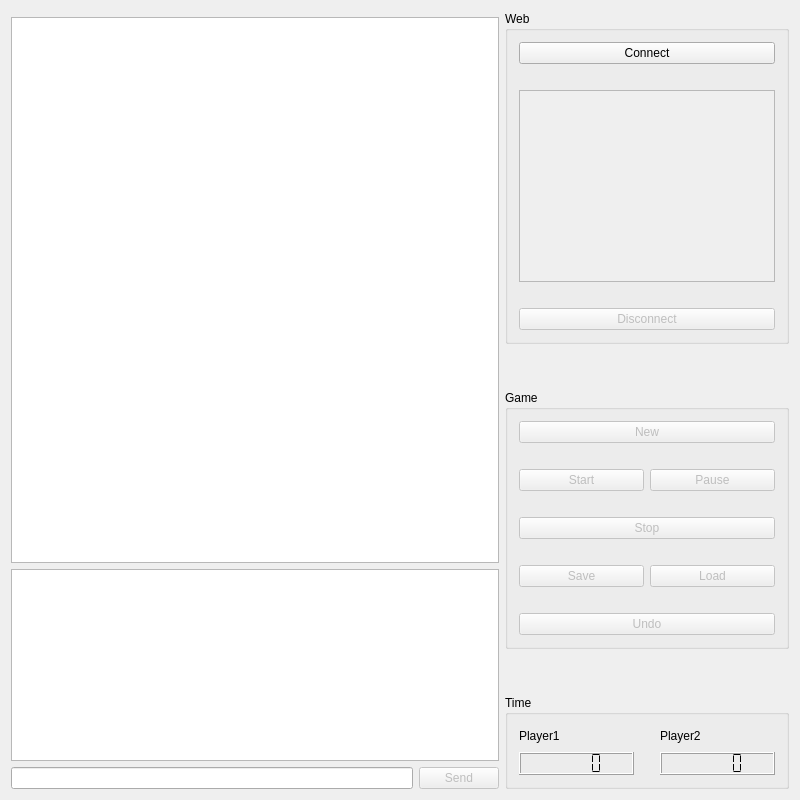
<?xml version="1.0" encoding="UTF-8"?>
<ui version="4.0">
 <class>MainWindow</class>
 <widget class="QMainWindow" name="MainWindow">
  <property name="geometry">
   <rect>
    <x>0</x>
    <y>0</y>
    <width>800</width>
    <height>800</height>
   </rect>
  </property>
  <property name="windowTitle">
   <string>Gomoku</string>
  </property>
  <property name="windowIcon">
   <iconset resource="res.qrc">
    <normaloff>:/res/gomoku.png</normaloff>:/res/gomoku.png</iconset>
  </property>
  <widget class="QWidget" name="centralWidget">
   <layout class="QGridLayout" name="gridLayout_2">
    <item row="0" column="2" rowspan="2">
     <layout class="QVBoxLayout" name="verticalLayout_3">
      <item>
       <widget class="QGroupBox" name="webBox">
        <property name="title">
         <string>Web</string>
        </property>
        <layout class="QVBoxLayout" name="verticalLayout">
         <item>
          <widget class="QPushButton" name="connectButton">
           <property name="text">
            <string>Connect</string>
           </property>
          </widget>
         </item>
         <item>
          <spacer name="verticalSpacer_9">
           <property name="orientation">
            <enum>Qt::Vertical</enum>
           </property>
           <property name="sizeType">
            <enum>QSizePolicy::Preferred</enum>
           </property>
           <property name="sizeHint" stdset="0">
            <size>
             <width>20</width>
             <height>20</height>
            </size>
           </property>
          </spacer>
         </item>
         <item>
          <widget class="QListWidget" name="playerList">
           <property name="enabled">
            <bool>false</bool>
           </property>
           <property name="sizePolicy">
            <sizepolicy hsizetype="Preferred" vsizetype="Expanding">
             <horstretch>0</horstretch>
             <verstretch>0</verstretch>
            </sizepolicy>
           </property>
          </widget>
         </item>
         <item>
          <spacer name="verticalSpacer_2">
           <property name="orientation">
            <enum>Qt::Vertical</enum>
           </property>
           <property name="sizeType">
            <enum>QSizePolicy::Preferred</enum>
           </property>
           <property name="sizeHint" stdset="0">
            <size>
             <width>20</width>
             <height>20</height>
            </size>
           </property>
          </spacer>
         </item>
         <item>
          <widget class="QPushButton" name="disconnectButton">
           <property name="enabled">
            <bool>false</bool>
           </property>
           <property name="text">
            <string>Disconnect</string>
           </property>
          </widget>
         </item>
        </layout>
       </widget>
      </item>
      <item>
       <spacer name="verticalSpacer_10">
        <property name="orientation">
         <enum>Qt::Vertical</enum>
        </property>
        <property name="sizeType">
         <enum>QSizePolicy::Expanding</enum>
        </property>
        <property name="sizeHint" stdset="0">
         <size>
          <width>20</width>
          <height>40</height>
         </size>
        </property>
       </spacer>
      </item>
      <item>
       <widget class="QGroupBox" name="gameBox">
        <property name="title">
         <string>Game</string>
        </property>
        <layout class="QVBoxLayout" name="verticalLayout_2">
         <item>
          <widget class="QPushButton" name="newButton">
           <property name="enabled">
            <bool>false</bool>
           </property>
           <property name="text">
            <string>New</string>
           </property>
          </widget>
         </item>
         <item>
          <spacer name="verticalSpacer_4">
           <property name="orientation">
            <enum>Qt::Vertical</enum>
           </property>
           <property name="sizeType">
            <enum>QSizePolicy::Preferred</enum>
           </property>
           <property name="sizeHint" stdset="0">
            <size>
             <width>20</width>
             <height>20</height>
            </size>
           </property>
          </spacer>
         </item>
         <item>
          <layout class="QHBoxLayout" name="horizontalLayout">
           <item>
            <widget class="QPushButton" name="startButton">
             <property name="enabled">
              <bool>false</bool>
             </property>
             <property name="text">
              <string>Start</string>
             </property>
            </widget>
           </item>
           <item>
            <widget class="QPushButton" name="pauseButton">
             <property name="enabled">
              <bool>false</bool>
             </property>
             <property name="text">
              <string>Pause</string>
             </property>
            </widget>
           </item>
          </layout>
         </item>
         <item>
          <spacer name="verticalSpacer_6">
           <property name="orientation">
            <enum>Qt::Vertical</enum>
           </property>
           <property name="sizeType">
            <enum>QSizePolicy::Preferred</enum>
           </property>
           <property name="sizeHint" stdset="0">
            <size>
             <width>20</width>
             <height>20</height>
            </size>
           </property>
          </spacer>
         </item>
         <item>
          <widget class="QPushButton" name="stopButton">
           <property name="enabled">
            <bool>false</bool>
           </property>
           <property name="text">
            <string>Stop</string>
           </property>
          </widget>
         </item>
         <item>
          <spacer name="verticalSpacer_5">
           <property name="orientation">
            <enum>Qt::Vertical</enum>
           </property>
           <property name="sizeType">
            <enum>QSizePolicy::Preferred</enum>
           </property>
           <property name="sizeHint" stdset="0">
            <size>
             <width>20</width>
             <height>20</height>
            </size>
           </property>
          </spacer>
         </item>
         <item>
          <layout class="QHBoxLayout" name="horizontalLayout_2">
           <item>
            <widget class="QPushButton" name="saveButton">
             <property name="enabled">
              <bool>false</bool>
             </property>
             <property name="text">
              <string>Save</string>
             </property>
            </widget>
           </item>
           <item>
            <widget class="QPushButton" name="loadButton">
             <property name="enabled">
              <bool>false</bool>
             </property>
             <property name="text">
              <string>Load</string>
             </property>
            </widget>
           </item>
          </layout>
         </item>
         <item>
          <spacer name="verticalSpacer_7">
           <property name="orientation">
            <enum>Qt::Vertical</enum>
           </property>
           <property name="sizeType">
            <enum>QSizePolicy::Preferred</enum>
           </property>
           <property name="sizeHint" stdset="0">
            <size>
             <width>20</width>
             <height>20</height>
            </size>
           </property>
          </spacer>
         </item>
         <item>
          <widget class="QPushButton" name="undoButton">
           <property name="enabled">
            <bool>false</bool>
           </property>
           <property name="text">
            <string>Undo</string>
           </property>
          </widget>
         </item>
        </layout>
       </widget>
      </item>
      <item>
       <spacer name="verticalSpacer">
        <property name="orientation">
         <enum>Qt::Vertical</enum>
        </property>
        <property name="sizeType">
         <enum>QSizePolicy::Expanding</enum>
        </property>
        <property name="sizeHint" stdset="0">
         <size>
          <width>20</width>
          <height>40</height>
         </size>
        </property>
       </spacer>
      </item>
      <item>
       <widget class="QGroupBox" name="timeBox">
        <property name="title">
         <string>Time</string>
        </property>
        <layout class="QGridLayout" name="gridLayout">
         <item row="1" column="0">
          <widget class="QLCDNumber" name="player1Time">
           <property name="sizePolicy">
            <sizepolicy hsizetype="Minimum" vsizetype="Minimum">
             <horstretch>0</horstretch>
             <verstretch>0</verstretch>
            </sizepolicy>
           </property>
           <property name="segmentStyle">
            <enum>QLCDNumber::Flat</enum>
           </property>
          </widget>
         </item>
         <item row="1" column="2">
          <widget class="QLCDNumber" name="player2Time">
           <property name="sizePolicy">
            <sizepolicy hsizetype="Minimum" vsizetype="Minimum">
             <horstretch>0</horstretch>
             <verstretch>0</verstretch>
            </sizepolicy>
           </property>
           <property name="segmentStyle">
            <enum>QLCDNumber::Flat</enum>
           </property>
          </widget>
         </item>
         <item row="0" column="0">
          <widget class="QLabel" name="label">
           <property name="sizePolicy">
            <sizepolicy hsizetype="Minimum" vsizetype="Preferred">
             <horstretch>0</horstretch>
             <verstretch>0</verstretch>
            </sizepolicy>
           </property>
           <property name="text">
            <string>Player1</string>
           </property>
          </widget>
         </item>
         <item row="0" column="1">
          <spacer name="horizontalSpacer">
           <property name="orientation">
            <enum>Qt::Horizontal</enum>
           </property>
           <property name="sizeType">
            <enum>QSizePolicy::Preferred</enum>
           </property>
           <property name="sizeHint" stdset="0">
            <size>
             <width>20</width>
             <height>20</height>
            </size>
           </property>
          </spacer>
         </item>
         <item row="1" column="1">
          <spacer name="horizontalSpacer_2">
           <property name="orientation">
            <enum>Qt::Horizontal</enum>
           </property>
           <property name="sizeType">
            <enum>QSizePolicy::Preferred</enum>
           </property>
           <property name="sizeHint" stdset="0">
            <size>
             <width>20</width>
             <height>20</height>
            </size>
           </property>
          </spacer>
         </item>
         <item row="0" column="2">
          <widget class="QLabel" name="label_2">
           <property name="sizePolicy">
            <sizepolicy hsizetype="Minimum" vsizetype="Preferred">
             <horstretch>0</horstretch>
             <verstretch>0</verstretch>
            </sizepolicy>
           </property>
           <property name="text">
            <string>Player2</string>
           </property>
          </widget>
         </item>
        </layout>
       </widget>
      </item>
     </layout>
    </item>
    <item row="1" column="1">
     <layout class="QVBoxLayout" name="verticalLayout_4">
      <item>
       <widget class="GameView" name="gameView"/>
      </item>
      <item>
       <widget class="QTextEdit" name="chatBrowser">
        <property name="sizePolicy">
         <sizepolicy hsizetype="Expanding" vsizetype="Preferred">
          <horstretch>0</horstretch>
          <verstretch>0</verstretch>
         </sizepolicy>
        </property>
        <property name="readOnly">
         <bool>true</bool>
        </property>
       </widget>
      </item>
      <item>
       <layout class="QHBoxLayout" name="horizontalLayout_3">
        <item>
         <widget class="QLineEdit" name="chatEdit"/>
        </item>
        <item>
         <widget class="QPushButton" name="sendButton">
          <property name="enabled">
           <bool>false</bool>
          </property>
          <property name="text">
           <string>Send</string>
          </property>
         </widget>
        </item>
       </layout>
      </item>
     </layout>
    </item>
   </layout>
  </widget>
 </widget>
 <layoutdefault spacing="6" margin="11"/>
 <customwidgets>
  <customwidget>
   <class>GameView</class>
   <extends>QGraphicsView</extends>
   <header>gameview.h</header>
  </customwidget>
 </customwidgets>
 <resources>
  <include location="res.qrc"/>
 </resources>
 <connections>
  <connection>
   <sender>chatEdit</sender>
   <signal>returnPressed()</signal>
   <receiver>sendButton</receiver>
   <slot>click()</slot>
   <hints>
    <hint type="sourcelabel">
     <x>407</x>
     <y>788</y>
    </hint>
    <hint type="destinationlabel">
     <x>498</x>
     <y>788</y>
    </hint>
   </hints>
  </connection>
 </connections>
 <slots>
  <slot>loadGame(QString)</slot>
 </slots>
</ui>
